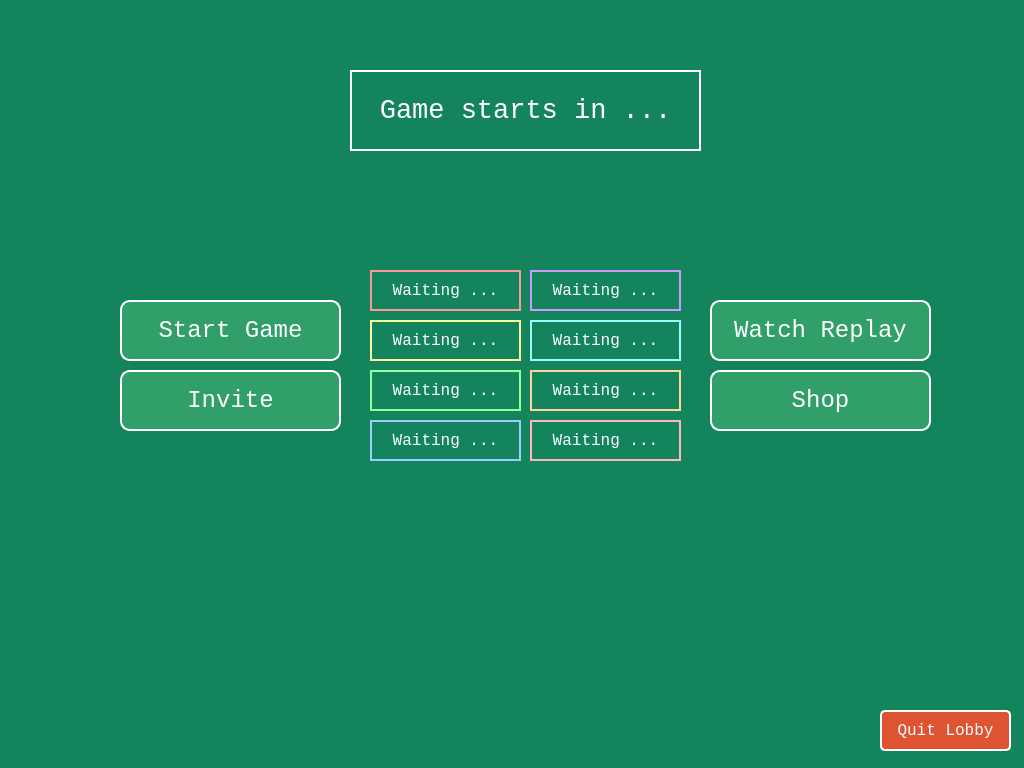
<?xml version="1.0" encoding="UTF-8"?>
<ui version="4.0">
 <class>Lobby</class>
 <widget class="QWidget" name="Lobby">
  <property name="geometry">
   <rect>
    <x>0</x>
    <y>0</y>
    <width>1024</width>
    <height>768</height>
   </rect>
  </property>
  <property name="windowTitle">
   <string>VoltOrbFlip/Lobby</string>
  </property>
  <property name="styleSheet">
   <string notr="true">background-color: #14845C;</string>
  </property>
  <widget class="QLabel" name="player2">
   <property name="geometry">
    <rect>
     <x>370</x>
     <y>320</y>
     <width>151</width>
     <height>41</height>
    </rect>
   </property>
   <property name="font">
    <font>
     <family>Consolas</family>
     <pointsize>12</pointsize>
    </font>
   </property>
   <property name="styleSheet">
    <string notr="true">color: white;
border: 2px solid #FFFF99;</string>
   </property>
   <property name="frameShape">
    <enum>QFrame::Shape::Box</enum>
   </property>
   <property name="text">
    <string>Waiting ...</string>
   </property>
   <property name="alignment">
    <set>Qt::AlignmentFlag::AlignCenter</set>
   </property>
  </widget>
  <widget class="QPushButton" name="ShopBtn">
   <property name="geometry">
    <rect>
     <x>710</x>
     <y>370</y>
     <width>221</width>
     <height>61</height>
    </rect>
   </property>
   <property name="font">
    <font>
     <family>Consolas</family>
     <pointsize>18</pointsize>
     <bold>false</bold>
    </font>
   </property>
   <property name="styleSheet">
    <string notr="true">QPushButton#ShopBtn {
    border-radius: 10px;
    background-color: #309F6A;
    color: white;
    border: 2px solid #ffffff;
}

QPushButton#ShopBtn:hover {
    background-color: #3cb079;
}</string>
   </property>
   <property name="text">
    <string>Shop</string>
   </property>
   <property name="iconSize">
    <size>
     <width>20</width>
     <height>20</height>
    </size>
   </property>
  </widget>
  <widget class="QLabel" name="timerLabel">
   <property name="geometry">
    <rect>
     <x>350</x>
     <y>70</y>
     <width>351</width>
     <height>81</height>
    </rect>
   </property>
   <property name="font">
    <font>
     <family>Consolas</family>
     <pointsize>20</pointsize>
    </font>
   </property>
   <property name="styleSheet">
    <string notr="true">color: white;
border: 2px solid #ffffff;
background: url(:/images/images/CheckeredPattern.png);</string>
   </property>
   <property name="text">
    <string>Game starts in ...</string>
   </property>
   <property name="alignment">
    <set>Qt::AlignmentFlag::AlignCenter</set>
   </property>
  </widget>
  <widget class="QLabel" name="player8">
   <property name="geometry">
    <rect>
     <x>530</x>
     <y>420</y>
     <width>151</width>
     <height>41</height>
    </rect>
   </property>
   <property name="font">
    <font>
     <family>Consolas</family>
     <pointsize>12</pointsize>
    </font>
   </property>
   <property name="styleSheet">
    <string notr="true">color: white;
border: 2px solid #FFB6C1;</string>
   </property>
   <property name="frameShape">
    <enum>QFrame::Shape::Box</enum>
   </property>
   <property name="text">
    <string>Waiting ...</string>
   </property>
   <property name="alignment">
    <set>Qt::AlignmentFlag::AlignCenter</set>
   </property>
  </widget>
  <widget class="QPushButton" name="inviteBtn">
   <property name="geometry">
    <rect>
     <x>120</x>
     <y>370</y>
     <width>221</width>
     <height>61</height>
    </rect>
   </property>
   <property name="font">
    <font>
     <family>Consolas</family>
     <pointsize>18</pointsize>
     <bold>false</bold>
    </font>
   </property>
   <property name="styleSheet">
    <string notr="true">QPushButton#inviteBtn {
    border-radius: 10px;
    background-color: #309F6A;
    color: white;
    border: 2px solid #ffffff;
}

QPushButton#inviteBtn:hover {
    background-color: #3cb079;
}</string>
   </property>
   <property name="text">
    <string>Invite</string>
   </property>
   <property name="iconSize">
    <size>
     <width>20</width>
     <height>20</height>
    </size>
   </property>
  </widget>
  <widget class="QLabel" name="player5">
   <property name="geometry">
    <rect>
     <x>530</x>
     <y>270</y>
     <width>151</width>
     <height>41</height>
    </rect>
   </property>
   <property name="font">
    <font>
     <family>Consolas</family>
     <pointsize>12</pointsize>
    </font>
   </property>
   <property name="styleSheet">
    <string notr="true">color: white;
border: 2px solid #CC99FF;</string>
   </property>
   <property name="frameShape">
    <enum>QFrame::Shape::Box</enum>
   </property>
   <property name="text">
    <string>Waiting ...</string>
   </property>
   <property name="alignment">
    <set>Qt::AlignmentFlag::AlignCenter</set>
   </property>
  </widget>
  <widget class="QLabel" name="player4">
   <property name="geometry">
    <rect>
     <x>370</x>
     <y>420</y>
     <width>151</width>
     <height>41</height>
    </rect>
   </property>
   <property name="font">
    <font>
     <family>Consolas</family>
     <pointsize>12</pointsize>
    </font>
   </property>
   <property name="styleSheet">
    <string notr="true">color: white;
border: 2px solid #99CCFF;</string>
   </property>
   <property name="frameShape">
    <enum>QFrame::Shape::Box</enum>
   </property>
   <property name="text">
    <string>Waiting ...</string>
   </property>
   <property name="alignment">
    <set>Qt::AlignmentFlag::AlignCenter</set>
   </property>
  </widget>
  <widget class="QPushButton" name="ReplayBtn">
   <property name="geometry">
    <rect>
     <x>710</x>
     <y>300</y>
     <width>221</width>
     <height>61</height>
    </rect>
   </property>
   <property name="font">
    <font>
     <family>Consolas</family>
     <pointsize>18</pointsize>
     <bold>false</bold>
    </font>
   </property>
   <property name="styleSheet">
    <string notr="true">QPushButton#ReplayBtn {
    border-radius: 10px;
    background-color: #309F6A;
    color: white;
    border: 2px solid #ffffff;
}

QPushButton#ReplayBtn:hover {
    background-color: #3cb079;
}</string>
   </property>
   <property name="text">
    <string>Watch Replay</string>
   </property>
   <property name="iconSize">
    <size>
     <width>20</width>
     <height>20</height>
    </size>
   </property>
  </widget>
  <widget class="QLabel" name="player7">
   <property name="geometry">
    <rect>
     <x>530</x>
     <y>370</y>
     <width>151</width>
     <height>41</height>
    </rect>
   </property>
   <property name="font">
    <font>
     <family>Consolas</family>
     <pointsize>12</pointsize>
    </font>
   </property>
   <property name="styleSheet">
    <string notr="true">color: white;
border: 2px solid #FFD699;</string>
   </property>
   <property name="frameShape">
    <enum>QFrame::Shape::Box</enum>
   </property>
   <property name="text">
    <string>Waiting ...</string>
   </property>
   <property name="alignment">
    <set>Qt::AlignmentFlag::AlignCenter</set>
   </property>
  </widget>
  <widget class="QPushButton" name="quitBtn">
   <property name="geometry">
    <rect>
     <x>880</x>
     <y>710</y>
     <width>131</width>
     <height>41</height>
    </rect>
   </property>
   <property name="font">
    <font>
     <family>Consolas</family>
     <pointsize>12</pointsize>
     <bold>false</bold>
    </font>
   </property>
   <property name="styleSheet">
    <string notr="true">QPushButton#quitBtn {
    border-radius: 5px;
    background-color: #de5331;
    color: white;
    border: 2px solid #ffffff;
}

QPushButton#quitBtn:hover {
    background-color: #e86241;
}</string>
   </property>
   <property name="text">
    <string>Quit Lobby</string>
   </property>
   <property name="iconSize">
    <size>
     <width>20</width>
     <height>20</height>
    </size>
   </property>
  </widget>
  <widget class="QLabel" name="player1">
   <property name="geometry">
    <rect>
     <x>370</x>
     <y>270</y>
     <width>151</width>
     <height>41</height>
    </rect>
   </property>
   <property name="font">
    <font>
     <family>Consolas</family>
     <pointsize>12</pointsize>
    </font>
   </property>
   <property name="styleSheet">
    <string notr="true">color: white;
border: 2px solid #FF9999;</string>
   </property>
   <property name="frameShape">
    <enum>QFrame::Shape::Box</enum>
   </property>
   <property name="text">
    <string>Waiting ...</string>
   </property>
   <property name="alignment">
    <set>Qt::AlignmentFlag::AlignCenter</set>
   </property>
  </widget>
  <widget class="QLabel" name="player3">
   <property name="geometry">
    <rect>
     <x>370</x>
     <y>370</y>
     <width>151</width>
     <height>41</height>
    </rect>
   </property>
   <property name="font">
    <font>
     <family>Consolas</family>
     <pointsize>12</pointsize>
    </font>
   </property>
   <property name="styleSheet">
    <string notr="true">color: white;
border: 2px solid #99FF99;</string>
   </property>
   <property name="frameShape">
    <enum>QFrame::Shape::Box</enum>
   </property>
   <property name="text">
    <string>Waiting ...</string>
   </property>
   <property name="alignment">
    <set>Qt::AlignmentFlag::AlignCenter</set>
   </property>
  </widget>
  <widget class="QLabel" name="player6">
   <property name="geometry">
    <rect>
     <x>530</x>
     <y>320</y>
     <width>151</width>
     <height>41</height>
    </rect>
   </property>
   <property name="font">
    <font>
     <family>Consolas</family>
     <pointsize>12</pointsize>
    </font>
   </property>
   <property name="styleSheet">
    <string notr="true">color: white;
border: 2px solid #99FFFF;</string>
   </property>
   <property name="frameShape">
    <enum>QFrame::Shape::Box</enum>
   </property>
   <property name="text">
    <string>Waiting ...</string>
   </property>
   <property name="alignment">
    <set>Qt::AlignmentFlag::AlignCenter</set>
   </property>
  </widget>
  <widget class="QPushButton" name="StartBtn">
   <property name="geometry">
    <rect>
     <x>120</x>
     <y>300</y>
     <width>221</width>
     <height>61</height>
    </rect>
   </property>
   <property name="font">
    <font>
     <family>Consolas</family>
     <pointsize>18</pointsize>
     <bold>false</bold>
    </font>
   </property>
   <property name="styleSheet">
    <string notr="true">QPushButton#StartBtn {
    border-radius: 10px;
    background-color: #309F6A;
    color: white;
    border: 2px solid #ffffff;
}

QPushButton#StartBtn:hover {
    background-color: #3cb079;
}</string>
   </property>
   <property name="text">
    <string>Start Game</string>
   </property>
   <property name="iconSize">
    <size>
     <width>20</width>
     <height>20</height>
    </size>
   </property>
  </widget>
  <widget class="QLabel" name="label_2">
   <property name="geometry">
    <rect>
     <x>260</x>
     <y>70</y>
     <width>81</width>
     <height>81</height>
    </rect>
   </property>
   <property name="text">
    <string/>
   </property>
   <property name="pixmap">
    <pixmap resource="resources.qrc">:/images/images/Voltorb.png</pixmap>
   </property>
   <property name="scaledContents">
    <bool>true</bool>
   </property>
  </widget>
  <widget class="QLabel" name="label_3">
   <property name="geometry">
    <rect>
     <x>710</x>
     <y>70</y>
     <width>81</width>
     <height>81</height>
    </rect>
   </property>
   <property name="text">
    <string/>
   </property>
   <property name="pixmap">
    <pixmap resource="resources.qrc">:/images/images/Voltorb.png</pixmap>
   </property>
   <property name="scaledContents">
    <bool>true</bool>
   </property>
  </widget>
 </widget>
 <resources>
  <include location="resources.qrc"/>
 </resources>
 <connections/>
</ui>
